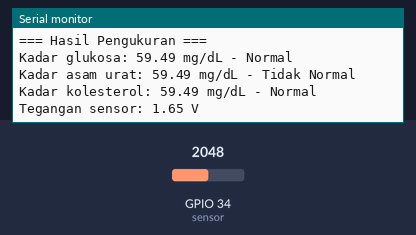
Recording of a sketch running on a simulated ESP32. Parts: the last lines printed to the serial monitor. Inputs (shaded band) come from the test bench; at power-on: GPIO 34 (sensor) = 2048.

Above: at 1.9 s.
2.0 s: GPIO 34 (sensor) set to 1228
At 3.2 s:
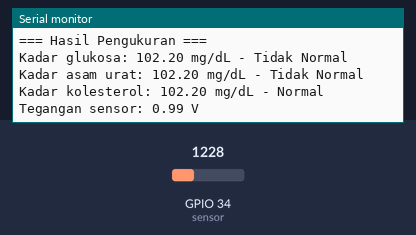
4.8 s: GPIO 34 (sensor) set to 3603
At 6.5 s:
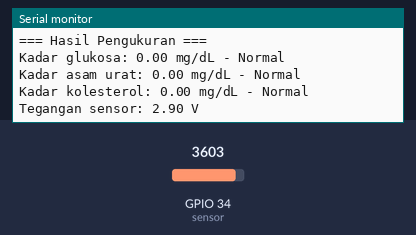
Timing chart, 0 to 8.0 s (numbered marks = the images above; inputs shaded):
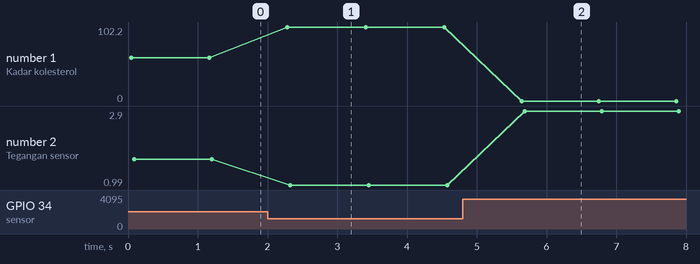

The sketch:

Nilai_referensi.ino
```cpp
int sensor = 34;  // Pin sensor pada ESP32

float glukosa;    // Variabel untuk kadar glukosa darah
float uricAcid;   // Variabel untuk kadar asam urat
float cholesterol; // Variabel untuk kadar kolesterol

void setup() {
  Serial.begin(9600);  // Inisialisasi komunikasi serial dengan baud rate 9600
  pinMode(sensor, INPUT);  // Mengatur pin sensor sebagai input
}

void loop() {
  int a = analogRead(sensor);  // Membaca nilai ADC dari sensor
  float voltage = a * (3.3 / 4095);  // Menghitung tegangan dari nilai ADC

  // Menghitung kadar glukosa darah dalam mg/dl
  glukosa = (((-64.641 * voltage) + 188.17) - 22);

  // Menghitung kadar asam urat dalam mg/dl (disamakan dengan pendekatan gula darah)
  uricAcid = (((-64.641 * voltage) + 188.17) - 22);

  // Menghitung kadar kolesterol dalam mg/dl (disamakan dengan pendekatan gula darah)
  cholesterol = (((-64.641 * voltage) + 188.17) - 22);

  if (glukosa < 0) glukosa = 0;
  if (uricAcid < 0) uricAcid = 0;
  if (cholesterol < 0) cholesterol = 0;

  // Menampilkan hasil di Serial Monitor
  Serial.println("=== Hasil Pengukuran ===");

  // Gula Darah
  Serial.print("Kadar glukosa: ");
  Serial.print(glukosa);
  Serial.print(" mg/dL - ");
  Serial.println(glukosa < 100 ? "Normal" : "Tidak Normal");

  // Asam Urat
  Serial.print("Kadar asam urat: ");
  Serial.print(uricAcid);
  Serial.print(" mg/dL - ");
  Serial.println(uricAcid < 7.0 ? "Normal" : "Tidak Normal");

  // Kolesterol
  Serial.print("Kadar kolesterol: ");
  Serial.print(cholesterol);
  Serial.print(" mg/dL - ");
  Serial.println(cholesterol < 200 ? "Normal" : "Tidak Normal");

  // Tegangan Sensor
  Serial.print("Tegangan sensor: ");
  Serial.print(voltage);
  Serial.println(" V");

  Serial.println(); // Baris kosong untuk memisahkan setiap pembacaan

  delay(1000);  // Menunggu 1 detik sebelum pembacaan berikutnya
}
```

Measured:
- after the input at 2.0 s, the serial monitor: prints a new line after 0.23 s (image 1)
- after the input at 4.8 s, the serial monitor: prints a new line after 0.81 s (image 2)
- plotted number 1: 59.49 → 102.2 after the input at 2.0 s, 102.2 → 0 after the input at 4.8 s
- plotted number 2: 1.65 → 0.99 after the input at 2.0 s, 0.99 → 2.9 after the input at 4.8 s
